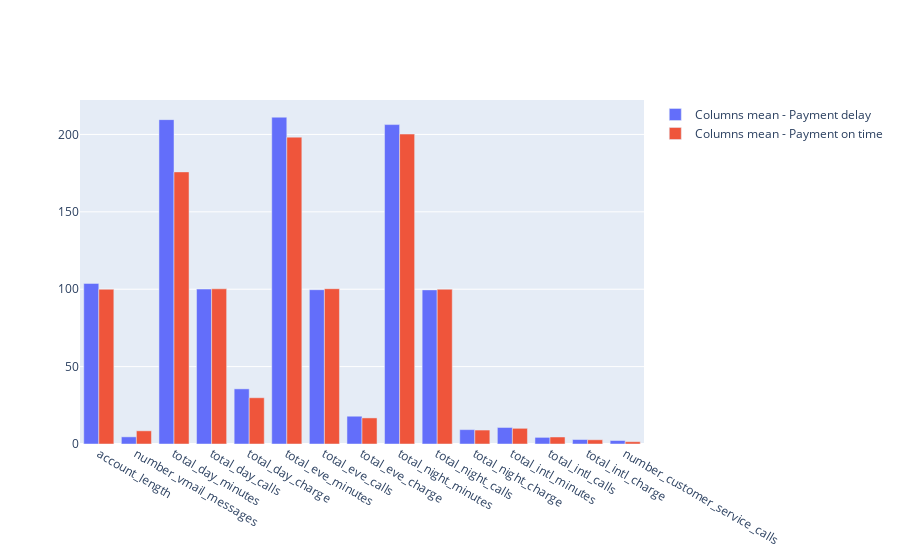
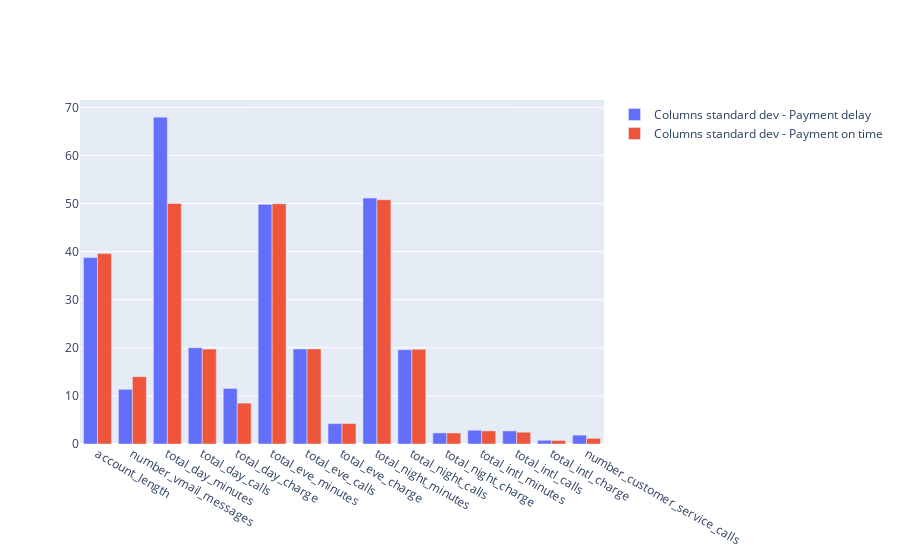

Notebook cell for these charts, in order:
### Markdown cell above
Big problem: **the dataset is imbalanced**. Almost 14% of the dataset is comprised of customers examples that registered payment delays, the rest of them (86%), so almost 6 times more customers, paid on time. I'll except the proposed prediction models to better identify the customers who won't register payment delays (and we'll see that it happens so).

### Code cell
data = [go.Bar(x=df_yes.columns, y=df_yes.loc['mean'], name='Columns mean - Payment delay'),
        go.Bar(x=df_yes.columns, y=df_no.loc['mean'], name='Columns mean - Payment on time')]

layout = go.Layout(barmode='group')

fig = dict(data = data, layout = layout)
iplot(fig, show_link=False)

data = [go.Bar(x=df_yes.columns, y=df_yes.loc['std'], name='Columns standard dev - Payment delay'),
        go.Bar(x=df_yes.columns, y=df_no.loc['std'], name='Columns standard dev - Payment on time')]

layout = go.Layout(barmode='group')

fig = dict(data = data, layout = layout)
iplot(fig, show_link=False)

### Figure 1 — Plotly figure (JSON) as saved in the notebook; plotly's stock layout.template omitted (floating-point values rounded to 4 significant figures)
{"data": [{"name": "Columns mean - Payment delay", "type": "bar", "x": ["account_length", "number_vmail_messages", "total_day_minutes", "total_day_calls", "total_day_charge", "total_eve_minutes", "total_eve_calls", "total_eve_charge", "total_night_minutes", "total_night_calls", "total_night_charge", "total_intl_minutes", "total_intl_calls", "total_intl_charge", "number_customer_service_calls"], "y": [103.8, 4.622, 209.6, 100.1, 35.63, 211.1, 99.69, 17.95, 206.4, 99.58, 9.287, 10.68, 4.286, 2.885, 2.257]}, {"name": "Columns mean - Payment on time", "type": "bar", "x": ["account_length", "number_vmail_messages", "total_day_minutes", "total_day_calls", "total_day_charge", "total_eve_minutes", "total_eve_calls", "total_eve_charge", "total_night_minutes", "total_night_calls", "total_night_charge", "total_intl_minutes", "total_intl_calls", "total_intl_charge", "number_customer_service_calls"], "y": [99.99, 8.513, 175.8, 100.2, 29.89, 198.3, 100.3, 16.85, 200.3, 100.0, 9.012, 10.13, 4.529, 2.736, 1.486]}], "layout": {"barmode": "group"}}

### Figure 2 — Plotly figure (JSON) as saved in the notebook; plotly's stock layout.template omitted (floating-point values rounded to 4 significant figures)
{"data": [{"name": "Columns standard dev - Payment delay", "type": "bar", "x": ["account_length", "number_vmail_messages", "total_day_minutes", "total_day_calls", "total_day_charge", "total_eve_minutes", "total_eve_calls", "total_eve_charge", "total_night_minutes", "total_night_calls", "total_night_charge", "total_intl_minutes", "total_intl_calls", "total_intl_charge", "number_customer_service_calls"], "y": [38.77, 11.38, 67.94, 20.02, 11.55, 49.83, 19.76, 4.235, 51.13, 19.6, 2.301, 2.86, 2.72, 0.772, 1.849]}, {"name": "Columns standard dev - Payment on time", "type": "bar", "x": ["account_length", "number_vmail_messages", "total_day_minutes", "total_day_calls", "total_day_charge", "total_eve_minutes", "total_eve_calls", "total_eve_charge", "total_night_minutes", "total_night_calls", "total_night_charge", "total_intl_minutes", "total_intl_calls", "total_intl_charge", "number_customer_service_calls"], "y": [39.58, 14.0, 50.01, 19.73, 8.502, 49.96, 19.76, 4.246, 50.78, 19.68, 2.285, 2.725, 2.449, 0.7355, 1.173]}], "layout": {"barmode": "group"}}
